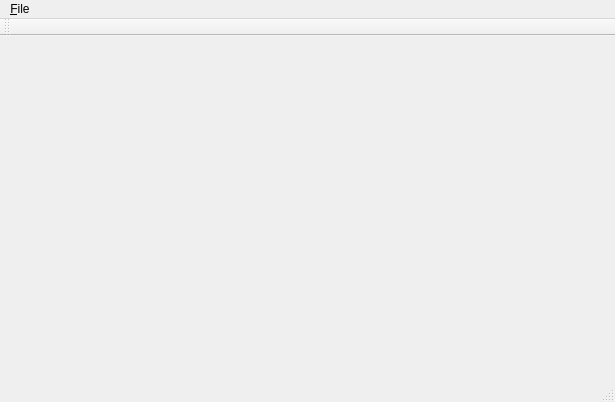
<?xml version="1.0" encoding="UTF-8"?>
<ui version="4.0">
 <class>MainWindowClass</class>
 <widget class="QMainWindow" name="MainWindowClass">
  <property name="geometry">
   <rect>
    <x>0</x>
    <y>0</y>
    <width>615</width>
    <height>402</height>
   </rect>
  </property>
  <property name="windowTitle">
   <string>Gideros Font Creator</string>
  </property>
  <widget class="QWidget" name="centralWidget">
   <layout class="QHBoxLayout" name="horizontalLayout">
    <item>
     <widget class="FontCanvas" name="fontCanvas" native="true">
      <property name="sizePolicy">
       <sizepolicy hsizetype="Expanding" vsizetype="Expanding">
        <horstretch>1</horstretch>
        <verstretch>1</verstretch>
       </sizepolicy>
      </property>
     </widget>
    </item>
   </layout>
  </widget>
  <widget class="QMenuBar" name="menuBar">
   <property name="geometry">
    <rect>
     <x>0</x>
     <y>0</y>
     <width>615</width>
     <height>21</height>
    </rect>
   </property>
   <widget class="QMenu" name="menu_File">
    <property name="title">
     <string>&amp;File</string>
    </property>
    <addaction name="actionImport_Font"/>
    <addaction name="actionExport_Font"/>
    <addaction name="separator"/>
    <addaction name="actionExit"/>
   </widget>
   <addaction name="menu_File"/>
  </widget>
  <widget class="QToolBar" name="mainToolBar">
   <attribute name="toolBarArea">
    <enum>TopToolBarArea</enum>
   </attribute>
   <attribute name="toolBarBreak">
    <bool>false</bool>
   </attribute>
  </widget>
  <widget class="QStatusBar" name="statusBar"/>
  <action name="actionExport_Font">
   <property name="text">
    <string>Export Font...</string>
   </property>
  </action>
  <action name="actionExit">
   <property name="text">
    <string>E&amp;xit</string>
   </property>
  </action>
  <action name="actionImport_Font">
   <property name="text">
    <string>Import Font...</string>
   </property>
  </action>
 </widget>
 <layoutdefault spacing="6" margin="11"/>
 <customwidgets>
  <customwidget>
   <class>FontCanvas</class>
   <extends>QWidget</extends>
   <header>fontcanvas.h</header>
   <container>1</container>
  </customwidget>
 </customwidgets>
 <resources/>
 <connections>
  <connection>
   <sender>actionExit</sender>
   <signal>triggered()</signal>
   <receiver>MainWindowClass</receiver>
   <slot>close()</slot>
   <hints>
    <hint type="sourcelabel">
     <x>-1</x>
     <y>-1</y>
    </hint>
    <hint type="destinationlabel">
     <x>315</x>
     <y>224</y>
    </hint>
   </hints>
  </connection>
 </connections>
</ui>
